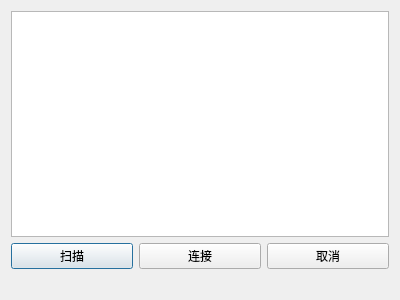
<?xml version="1.0" encoding="UTF-8"?>
<ui version="4.0">
 <class>RemoteServcieSelectDialog</class>
 <widget class="QDialog" name="RemoteServcieSelectDialog">
  <property name="geometry">
   <rect>
    <x>0</x>
    <y>0</y>
    <width>400</width>
    <height>300</height>
   </rect>
  </property>
  <property name="windowTitle">
   <string>Dialog</string>
  </property>
  <layout class="QVBoxLayout" name="verticalLayout">
   <item>
    <widget class="QListWidget" name="listWidget"/>
   </item>
   <item>
    <layout class="QHBoxLayout" name="horizontalLayout">
     <item>
      <widget class="QPushButton" name="scanButton">
       <property name="text">
        <string>扫描</string>
       </property>
      </widget>
     </item>
     <item>
      <widget class="QPushButton" name="connectButton">
       <property name="text">
        <string>连接</string>
       </property>
      </widget>
     </item>
     <item>
      <widget class="QPushButton" name="cancelButton">
       <property name="text">
        <string>取消</string>
       </property>
      </widget>
     </item>
    </layout>
   </item>
   <item>
    <widget class="QLabel" name="notifyLabel">
     <property name="text">
      <string/>
     </property>
    </widget>
   </item>
  </layout>
 </widget>
 <resources/>
 <connections/>
</ui>
